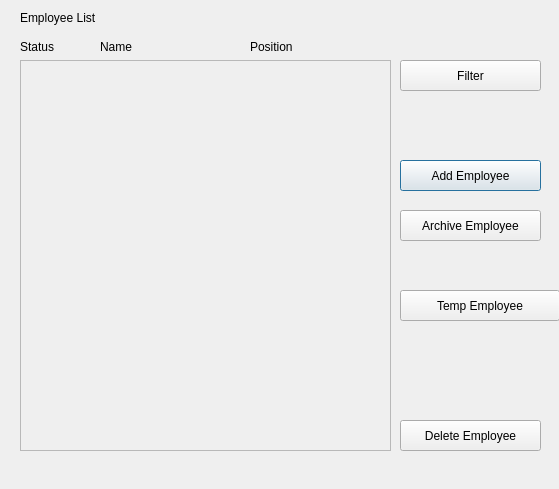
<?xml version="1.0" encoding="UTF-8"?>
<ui version="4.0">
 <class>Dialog</class>
 <widget class="QDialog" name="Dialog">
  <property name="geometry">
   <rect>
    <x>0</x>
    <y>0</y>
    <width>559</width>
    <height>489</height>
   </rect>
  </property>
  <property name="windowTitle">
   <string>Dialog</string>
  </property>
  <widget class="QScrollArea" name="scrollArea">
   <property name="geometry">
    <rect>
     <x>20</x>
     <y>60</y>
     <width>371</width>
     <height>391</height>
    </rect>
   </property>
   <property name="widgetResizable">
    <bool>true</bool>
   </property>
   <widget class="QWidget" name="scrollAreaWidgetContents">
    <property name="geometry">
     <rect>
      <x>0</x>
      <y>0</y>
      <width>369</width>
      <height>389</height>
     </rect>
    </property>
   </widget>
  </widget>
  <widget class="QPushButton" name="add_employee_bt">
   <property name="geometry">
    <rect>
     <x>400</x>
     <y>160</y>
     <width>141</width>
     <height>31</height>
    </rect>
   </property>
   <property name="text">
    <string>Add Employee</string>
   </property>
  </widget>
  <widget class="QPushButton" name="delete_employee_bt">
   <property name="geometry">
    <rect>
     <x>400</x>
     <y>420</y>
     <width>141</width>
     <height>31</height>
    </rect>
   </property>
   <property name="text">
    <string>Delete Employee</string>
   </property>
  </widget>
  <widget class="QLabel" name="label">
   <property name="geometry">
    <rect>
     <x>20</x>
     <y>10</y>
     <width>111</width>
     <height>16</height>
    </rect>
   </property>
   <property name="text">
    <string>Employee List</string>
   </property>
  </widget>
  <widget class="QPushButton" name="archive_employee_bt">
   <property name="geometry">
    <rect>
     <x>400</x>
     <y>210</y>
     <width>141</width>
     <height>31</height>
    </rect>
   </property>
   <property name="text">
    <string>Archive Employee</string>
   </property>
  </widget>
  <widget class="QLabel" name="label_3">
   <property name="geometry">
    <rect>
     <x>100</x>
     <y>40</y>
     <width>47</width>
     <height>13</height>
    </rect>
   </property>
   <property name="text">
    <string>Name</string>
   </property>
  </widget>
  <widget class="QLabel" name="label_4">
   <property name="geometry">
    <rect>
     <x>20</x>
     <y>40</y>
     <width>47</width>
     <height>13</height>
    </rect>
   </property>
   <property name="text">
    <string>Status</string>
   </property>
  </widget>
  <widget class="QLabel" name="label_5">
   <property name="geometry">
    <rect>
     <x>250</x>
     <y>40</y>
     <width>47</width>
     <height>13</height>
    </rect>
   </property>
   <property name="text">
    <string>Position</string>
   </property>
  </widget>
  <widget class="QPushButton" name="temp_employee_bt">
   <property name="geometry">
    <rect>
     <x>400</x>
     <y>290</y>
     <width>160</width>
     <height>31</height>
    </rect>
   </property>
   <property name="text">
    <string>Temp Employee</string>
   </property>
  </widget>
  <widget class="QPushButton" name="filter_employees_bt">
   <property name="geometry">
    <rect>
     <x>400</x>
     <y>60</y>
     <width>141</width>
     <height>31</height>
    </rect>
   </property>
   <property name="text">
    <string>Filter</string>
   </property>
  </widget>
 </widget>
 <resources/>
 <connections/>
</ui>
